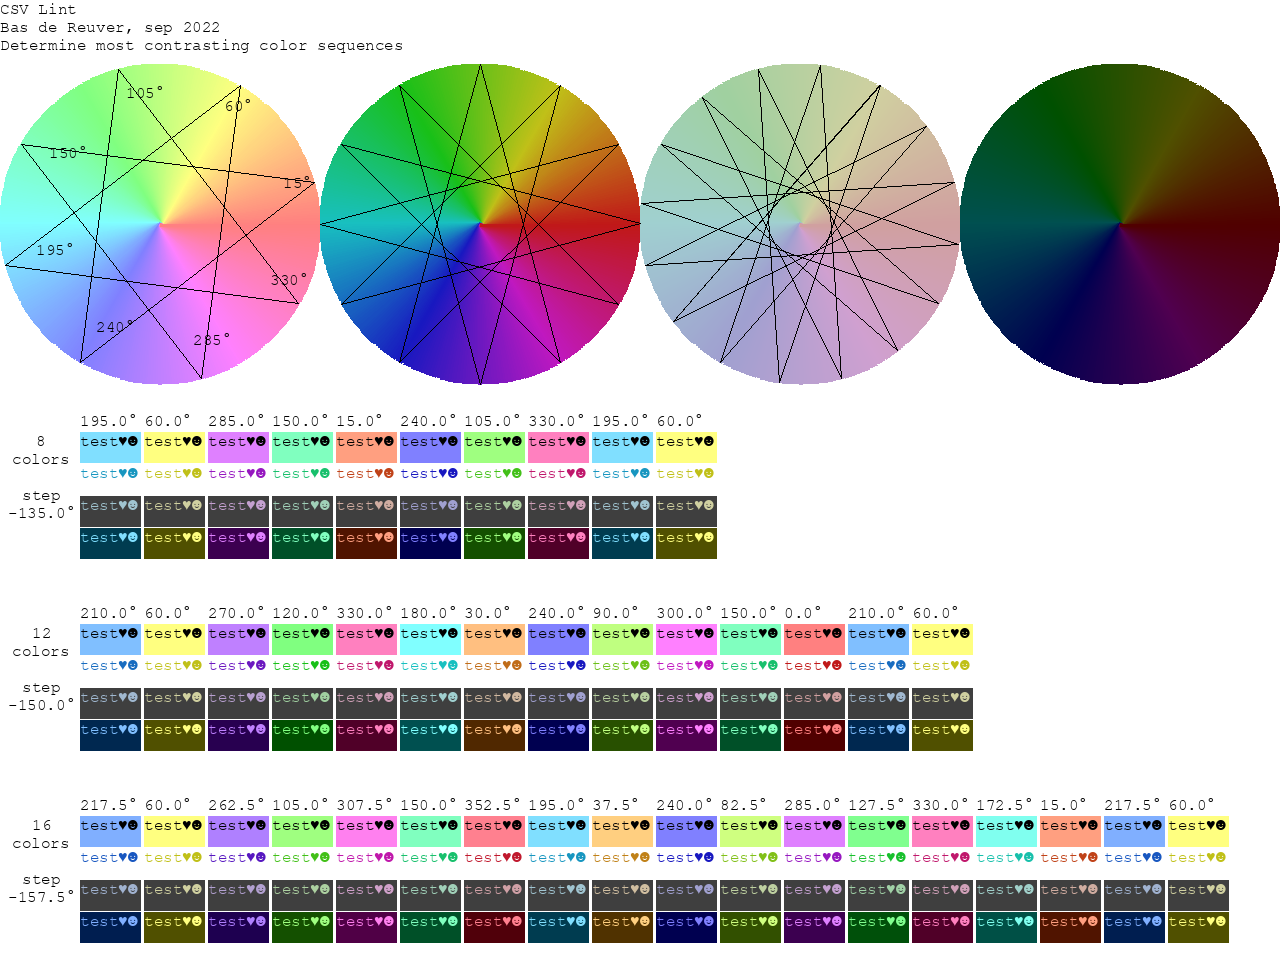

Here is the Python script that generated this plot:
# Color Circle Test
# 
# To find optimal color for syntax highlighting,
# go through color-circle in steps
# to find sequence of most contrasting colors
# 
# Bas de Reuver - [email redacted] (sep 2022)

import math
from math import cos, sin, radians
from PIL import Image, ImageDraw, ImageFont

# get circle position from degree, center and radius
def position_from_degree(dgr, x, y, r):
    # x,y = center position, r = circle radius
    xpos = x + (r * math.cos(radians(dgr)))
    ypos = y + (r * -1 * math.sin(radians(dgr)))
    return (xpos, ypos)

# get color from color wheel by degree
def hex2rbg(clr_bgr):

    # order bgr, example orange = 
    strhex = format(clr_bgr, '06x')

    # return in order rgb
    #return ("%s -- %s" % (strhex, strhex[4:6]))
    return strhex[4:6] + strhex[2:4] + strhex[:2]

# get color from color wheel by degree
def color_from_degree(dgr, v_min, v_max):

    # initialise colors
    while dgr > 360:
        dgr -= 360
    while dgr < 0:
        dgr += 360

    # brighter or darker
    maxval = v_max - v_min
        
    # initialise colors
    rd = 0
    gr = 0
    bl = 0
    if 0.0 <= dgr <= 60.0:
        # red -> yellow (green=0..255)
        rd = maxval
        gr = int( (dgr / 60.0) * maxval)
    elif 60.0 <= dgr <= 120.0:
        # yellow -> green (red=255..0)
        rd = int( ( (120 - dgr) / 60.0) * maxval)
        gr = maxval
    elif 120.0 <= dgr <= 180.0:
        # green -> cyan (blue=0..255)
        gr = maxval
        bl = int( ( (dgr - 120) / 60.0) * maxval)
    elif 180.0<= dgr <= 240.0:
        # cyan -> blue (green=255..0)
        gr = int( ( (240 - dgr) / 60.0) * maxval)
        bl = maxval
    elif 240.0 <= dgr <= 300.0:
        # blue -> purple (red=0..255)
        rd = int( ( (dgr - 240) / 60.0) * maxval)
        bl = maxval
    elif 300.0 <= dgr <= 360.0:
        # purple -> red (blue=255..0)
        rd = maxval
        bl = int( ( (360 - dgr) / 60.0) * maxval)

    # incase brighter
    rd = v_min + rd
    gr = v_min + gr
    bl = v_min + bl

    # built color, note order is blue, green, red (not RGB)
    retval = (bl * 256 * 256) +  (gr * 256) + rd

    return retval


# draw color circle
def draw_color_circle(x, y, rad, v_min, v_max):

    # draw color circle
    print("Draw color circle -- v_min=%d v_max=%d" % (v_min, v_max))
    for dgr in range(0, (1 * 360)):
        # determine color and position
        clr = color_from_degree(dgr, v_min, v_max)
        # degrees 0..360 but line ditch=4
        # so color circle has no white gaps
        (xpos, ypos) = position_from_degree(dgr, x, y, rad)
        draw.line( (x, y, xpos, ypos), fill=clr, width=4)

# draw color circle
def draw_text_tester(x, y, clr1, clr2):
    # draw color circle
    draw.rectangle( ( (x, y), ( x + 64-4, y+30)), fill=clr1)
    draw.text((x, y), "test♥☻", font=myfont, fill=clr2, align ="left") # other "filled-in" character are ♥█►☻♥■

def draw_color_sequence(y, nr, dgrstep, xcirc, ycirc, degrlabel):
    # first/second color always blue/yellow
    dgrline = 60 + (2 * dgrstep)
    testwidth = 64
    xoff = 80

    # xml output
    xml_1 = ("<!-- normal background (%d colors) -->\n<WordsStyle styleID=\"0\" name=\"Default\" fgColor=\"000000\" bgColor=\"FFFFFF\" fontName=\"\" fontStyle=\"0\" />\n" % nr)
    xml_2 = ("<!-- normal foreground (%d colors) -->\n<WordsStyle styleID=\"0\" name=\"Default\" fgColor=\"000000\" bgColor=\"FFFFFF\" fontName=\"\" fontStyle=\"0\" />\n" % nr)
    xml_3 = ("<!-- dark mode pstel (%d colors) -->\n<WordsStyle styleID=\"0\" name=\"Default\" fgColor=\"DCDCCC\" bgColor=\"3F3F3F\" fontName=\"\" fontStyle=\"0\" />\n" % nr)
    xml_4 = ("<!-- dark mode neon (%d colors) -->\n<WordsStyle styleID=\"0\" name=\"Default\" fgColor=\"FFFFFF\" bgColor=\"3F3F3F\" fontName=\"\" fontStyle=\"0\" />\n" % nr)

    # draw nr indicator
    draw.text( (8, y+32), ("%d\ncolors\n\nstep\n-%.1f°" % (nr, dgrstep)), font=myfont, fill=0, align ="center")

    # first/second color always blue/yellow
    for i in range(0, nr+2):
        dgrline -= dgrstep
        (xpos, ypos) = position_from_degree(dgrline, xcirc, ycirc, wheelradius)
        if i > 0:
            draw.line( (xprev, yprev, xpos, ypos), fill=0)
        if degrlabel:
            draw.text((xpos, ypos), ("%d°" % (dgrline % 360)), font=myfont, fill=0, align ="center") # other "filled-in" character are ♥█►☻♥■
        #draw.text((i * 32, 640-64), "test", font=font, align ="left")

            
        # get colors
        clr_bright = color_from_degree(dgrline, 128, 255) # normal background
        clr_fore   = color_from_degree(dgrline,  24, 192) # normal foreground
        clr_pastel = color_from_degree(dgrline, 160, 208) # dark mode pastel
        clr_neon_d = color_from_degree(dgrline,   0,  80) # dark mode neon (background)
        clr_neon   = color_from_degree(dgrline, 128, 255) # dark mode neon (foreground)

        # draw degrees on top
        dg = (dgrline % 360)
        draw.text((xoff+(i * testwidth), y+12), ("%.1f°" % dg), font=myfont, fill=0, align ="left")
        
        # draw text examples
        draw_text_tester(xoff+(i * testwidth), y+32, clr_bright,          0) # normal (background)
        draw_text_tester(xoff+(i * testwidth), y+64,   0xffffff,   clr_fore) # normal (foreground)
        draw_text_tester(xoff+(i * testwidth), y+96,   0x3f3f3f, clr_pastel) # dark pastel
        draw_text_tester(xoff+(i * testwidth), y+128, clr_neon_d,   clr_neon) # dark neon
            
        # remember for next
        xprev = xpos
        yprev = ypos
        
        # xml output for output to console
        if i < nr:
            xml_1 += "<WordsStyle styleID=\"%d\" name=\"ColumnColor%d\" fgColor=\"000000\" bgColor=\"%s\" fontName=\"\" fontStyle=\"0\" />\n" % (i+1, i+1, hex2rbg(clr_neon))
            xml_2 += "<WordsStyle styleID=\"%d\" name=\"ColumnColor%d\" fgColor=\"%s\" bgColor=\"%s\" fontName=\"\" fontStyle=\"1\" />\n" % (i+1, i+1, hex2rbg(clr_fore), hex2rbg(0xffffff))
            xml_3 += "<WordsStyle styleID=\"%d\" name=\"ColumnColor%d\" fgColor=\"%s\" bgColor=\"%s\" fontName=\"\" fontStyle=\"1\" />\n" % (i+1, i+1, hex2rbg(clr_pastel), hex2rbg(0x3f3f3f))
            xml_4 += "<WordsStyle styleID=\"%d\" name=\"ColumnColor%d\" fgColor=\"%s\" bgColor=\"%s\" fontName=\"\" fontStyle=\"1\" />\n" % (i+1, i+1, hex2rbg(clr_neon), hex2rbg(clr_neon_d))

    # output xml to console
    print(xml_1)
    print(xml_2)
    print(xml_3)
    print(xml_4)


# new image, new draw object
rectimg = Image.new("RGB", (1280, 960), (255, 255, 255))
draw = ImageDraw.Draw(rectimg)

# go through circle in steps to get a contrasting color sequence
print("Step through color circle")
xprev = 0
yprev = 0
myfont = ImageFont.truetype(r'C:\Windows\Fonts\cour.ttf', 16)
wheelradius = 160 # radius

# color circle parametrs
draw_color_circle(160,     224, wheelradius, 128, 255) # normal background
draw_color_circle(160+320, 224, wheelradius,  24, 192) # normal foreground
draw_color_circle(160+640, 224, wheelradius, 160, 208) # dark mode pastel
draw_color_circle(160+960, 224, wheelradius,   0,  80) # dark mode neon (background)

# draw title
draw.text( (0, 0), "CSV Lint\nBas de Reuver, sep 2022\nDetermine most contrasting color sequences", font=myfont, fill=0, align ="left")

# draw sample texts
draw_color_sequence(400,      8, 135,   160,     224, True) #  8 colors
draw_color_sequence(400+192, 12, 150,   160+320, 224, False) # 12 colors
draw_color_sequence(400+384, 16, 157.5, 160+640, 224, False) # 16 colors (pairs of 2)
#draw_color_sequence(400+384, 16, 112.5, 160+640, 224, False) # 16 colors (pairs of 3)
    
#draw.ellipse((x-r, y-r, x+r, y+r), fill=(255,0,0,0))

# save as test file png
pngname = "generate_colors.png"
rectimg.save(pngname, "PNG")
print("Image saved as %s" % pngname)
